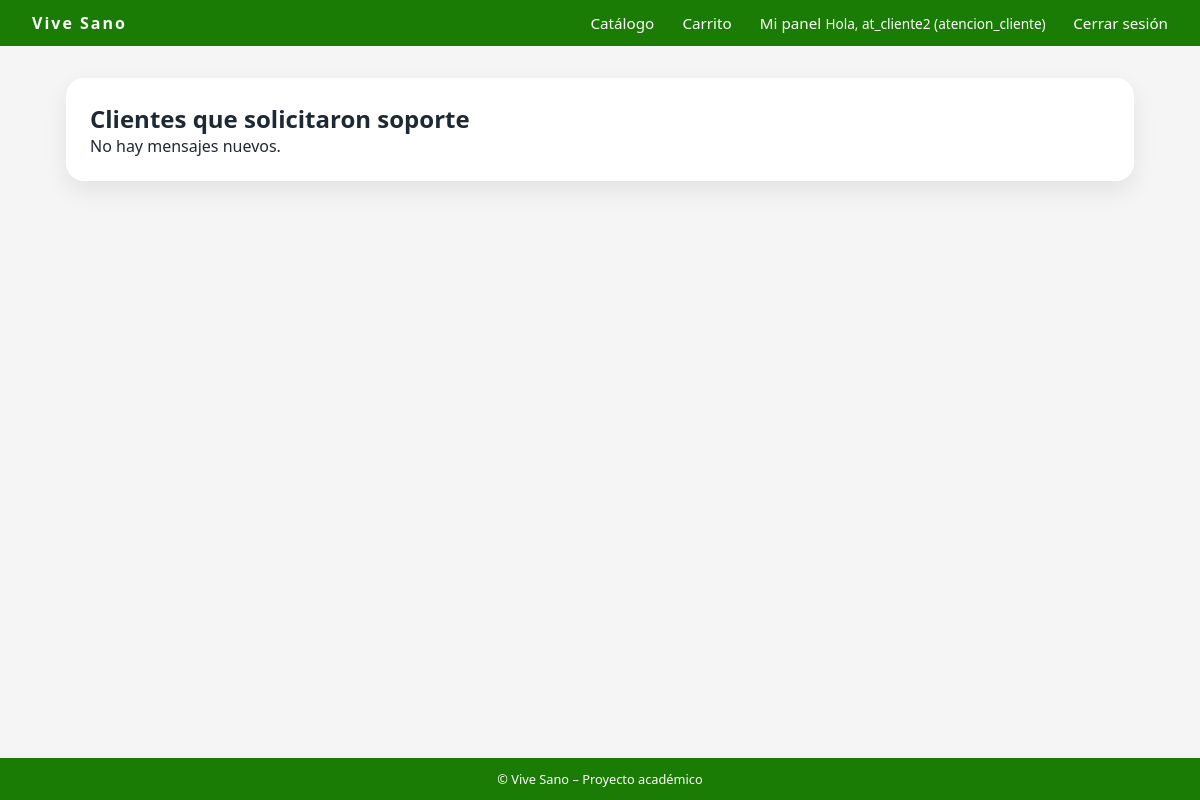
Before: /mensajeria/soporte/ (signed in) with the older database file.
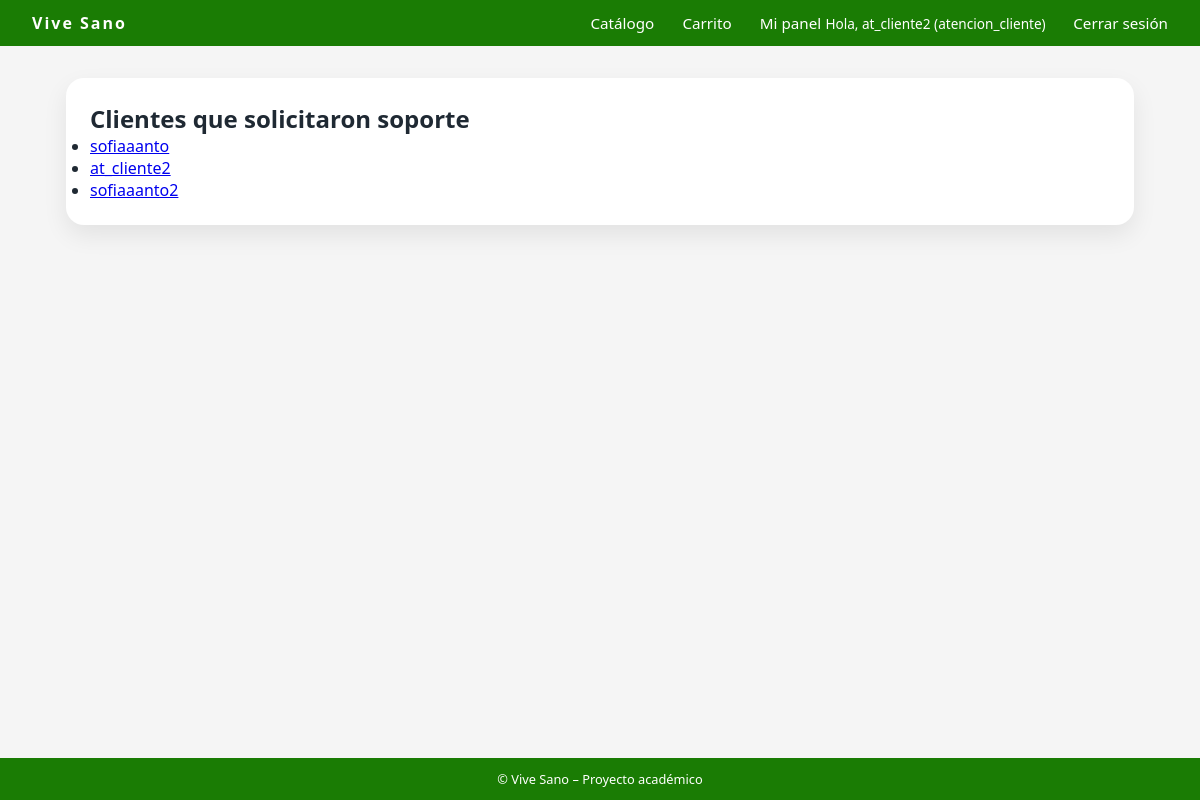
After: the same page with the newer database file.
### usuarios/models.py (models this page shows, shortened)
class Usuario(AbstractUser):
    TIPO_CLIENTE = [
        ("natural", "Persona Natural"),
        ("empresa", "Empresa"),
        ("admin", "Administrador"),
        ("atencion_cliente", "Atención al Cliente"),  # 👈 Cambiar de "soporte" a "atencion_cliente"
    ]
    rut = models.CharField(max_length=12, unique=True, blank=True, null=True)
    tipo_cliente = models.CharField(
        max_length=20,
        choices=TIPO_CLIENTE,
        default="natural"
    )

### mensajeria/views.py (the view)
# urls.py: path("soporte/", views.soporte_conversaciones, name="soporte_conversaciones"),
def soporte_conversaciones(request):
    if request.user.tipo_cliente != "atencion_cliente":
        return redirect("mensajeria:conversaciones")
    conversaciones = (
        Message.objects.filter(receiver=request.user)
        .values("sender")
        .annotate(last_msg=Max("timestamp"))
        .order_by("-last_msg")
    )
    clientes = [User.objects.get(id=c["sender"]) for c in conversaciones]
    return render(request, "mensajeria/soporte_conversaciones.html", {
        "clientes": clientes
    })

### mensajeria/templates/mensajeria/soporte_conversaciones.html
{% extends "core/base.html" %}
{% block content %}
<div class="container">
    <div class="card">
        <h2 class="titulo">Clientes que solicitaron soporte</h2>
        {% if clientes %}
        <ul class="lista">
            {% for cliente in clientes %}
                <li class="item">
                    <a class="link" href="{% url 'mensajeria:chat' cliente.id %}">
                        {{ cliente.username }}
                    </a>
                </li>
            {% endfor %}
        </ul>
        {% else %}
            <p>No hay mensajes nuevos.</p>
        {% endif %}
    </div>
</div>
{% endblock %}

### core/templates/core/base.html (shortened to what this page needs)
{% load static %}
<!DOCTYPE html>
<html>
<head>
    <link rel="stylesheet" href="{% static 'core/css/styles.css' %}">
</head>
<body>
<div class="site-wrapper">
    <header>
        <nav class="navbar">
            <div class="navbar-logo">
                Vive Sano
            </div>
            <div class="navbar-nav">
                <a href="{% url 'catalogo_productos' %}">Catálogo</a>
                {% if user.is_authenticated %}
                    <a href="{% url 'ver_carrito' %}">Carrito</a>
                    <a href="{% url 'dashboard' %}">Mi panel</a>
                    <span class="navbar-user">
                        Hola, {{ user.username }} ({{ user.tipo_cliente }})
                    </span>
                    <a href="{% url 'logout' %}">Cerrar sesión</a>
                {% else %}
                    <a href="{% url 'login' %}">Iniciar sesión</a>
                    <a href="{% url 'registrar' %}">Crear cuenta</a>
                {% endif %}
            </div>
        </nav>
    </header>
    <main>
        {% block content %}{% endblock %}
    </main>
    <footer class="footer">
        © {{ now|date:"Y" }} Vive Sano – Proyecto académico
    </footer>
</div>
</body>
</html>

Changed rows visible on the page:
now on one of the page's lists (row edited): Usuario: username "at_cliente2"
now on this page (row edited): Usuario: username "sofiaaanto"
now on this page (row edited): Usuario: username "sofiaaanto2"
Other visible differences:
text no longer shown: "No hay mensajes nuevos."
